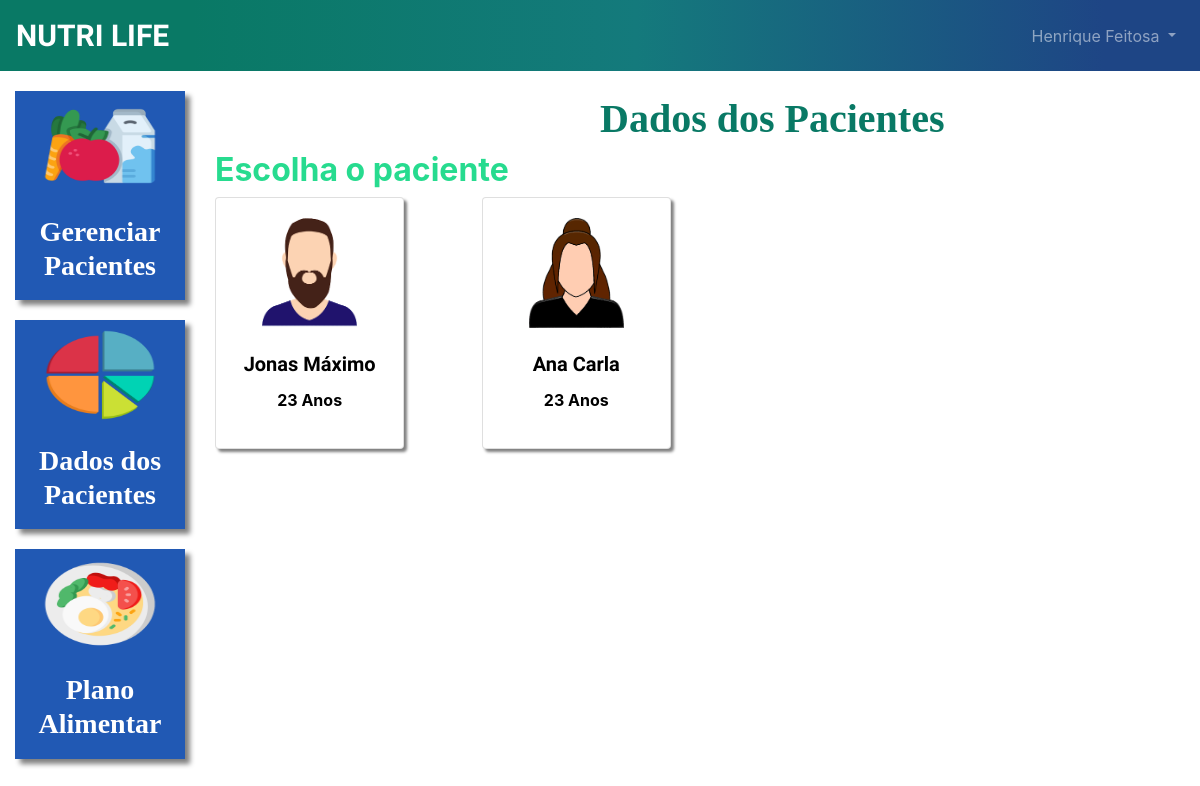
Screenshot of /dados_paciente/ (signed in) with the database file from the repository.
### plataforma/models.py (models this page shows, shortened)
class Pacientes(models.Model):
    objects = None
    choices_sexo = (('F', 'Feminino'),
                    ('M', 'Maculino'))
    nome = models.CharField(max_length=50)
    sexo = models.CharField(max_length=1, choices=choices_sexo)
    idade = models.IntegerField()
    email = models.EmailField()
    telefone = models.CharField(max_length=19)
    nutri = models.ForeignKey(User, on_delete=models.CASCADE)

### plataforma/views.py (the view)
# urls.py: path('dados_paciente/', views.dados_paciente_listar, name="dados_paciente_listar"),
@login_required(login_url='/auth/logar/')
def dados_paciente_listar(request):
    if request.method == "GET":
        pacientes = Pacientes.objects.filter(nutri=request.user)
        return render(request, 'dados_paciente_listar.html', {'pacientes': pacientes})

### plataforma/templates/dados_paciente_listar.html (shortened to what this page needs)
{% extends 'base_plataforma.html' %}
{% load static %}
{% block 'plataforma' %}
    <br>
        <h1 class="pac">Dados dos Pacientes</h1>
		<h2 class="titulo">Escolha o paciente</h2>
    <div  class="row">
        {% for paciente in pacientes%}
            <div class="col-md-4">
                <a href="{% url 'dados_paciente' paciente.id %}" class="link-hover">
                    <div class="card card-paciente">
                        <div class="foto-perfil" >
                            {% if paciente.sexo == "M" %}
                                <img  src="{% static 'plataforma/img/contato_m.png' %}" width="95px" height="110px">
                            {% else %}
                                <img  src="{% static 'plataforma/img/contato_f.png' %}" width="95px" height="110px">
                            {% endif %}
                        </div>
                        <br>
                        <div class="" align="center">
                        <h5 class="card-title dados" style="font-family: 'Zen Dots', cursive;">{{paciente.nome}}</h5>
                        <p class="dados">{{paciente.idade}} Anos</p>
                    </div>
                    </div>
                </a>
            </div>
        {% endfor %}
    </div>
{% endblock%}

### templates/base.html (shortened to what this page needs)
{% load static %}
<!doctype html>
<html lang="pt-BR">
  <head>
    {% block 'head' %}{% endblock  %}
    <link rel="stylesheet" href="https://cdn.jsdelivr.net/npm/bootstrap@4.6.1/dist/css/bootstrap.min.css">
    <link rel="stylesheet" href="https://cdn.jsdelivr.net/npm/bootstrap@4.0.0/dist/css/bootstrap.min.css">
      <link rel="stylesheet" href="{% static 'autenticacao/css/css.css' %}">
  </head>
  <body>
    {% if user.is_authenticated %}
      <nav style="background-image: linear-gradient(90deg, rgba(9,121,101,1) 16%, rgba(20,122,124,1) 53%, rgba(30,69,133,1) 92%);" class="navbar navbar-expand-lg navbar-dark">
        <a  style="font-weight: bold; font-family: Skranji, cursive; font-size: 30px"    class="navbar-brand" href="{% url 'pacientes' %}">NUTRI LIFE</a>
          <div class="collapse navbar-collapse" id="navbarNavDropdown" >
              <ul class="navbar-nav ml-auto" >
                        <li class="nav-item dropdown" >
                                <a   class="nav-link dropdown-toggle" href="#" id="navbarDropdownMenuLink" data-toggle="dropdown" aria-haspopup="true" aria-expanded="false">
                                    {{user.username}}
                                </a>
                        </li>
                    </ul>
          </div>
      </nav>
    {% endif %}
    {% block 'body' %}{% endblock  %}
  </body>
</html>

### templates/static/plataforma/css/css.css (style rules this page uses)
.pac { color: #097965; font-weight: bold; font-family: 'Marko One', serif; margin-left: 50%; }
.titulo { color: #27DB8F; }
.card-paciente { background-color: #EAEAEA; width: 80%; box-shadow: 3px 3px 3px gray; padding: 20px; color: black; }
.foto-perfil { text-align: center; }
.dados { font-weight: bold; }

### templates/static/autenticacao/css/css.css (style rules this page uses)
.titulo { font-weight: bold; }

### rows the page displays
Pacientes: nome "Jonas Máximo", idade "23"
Pacientes: nome "Ana Carla", idade "23"

### other values shown
{{ user.username }} "Henrique Feitosa"
